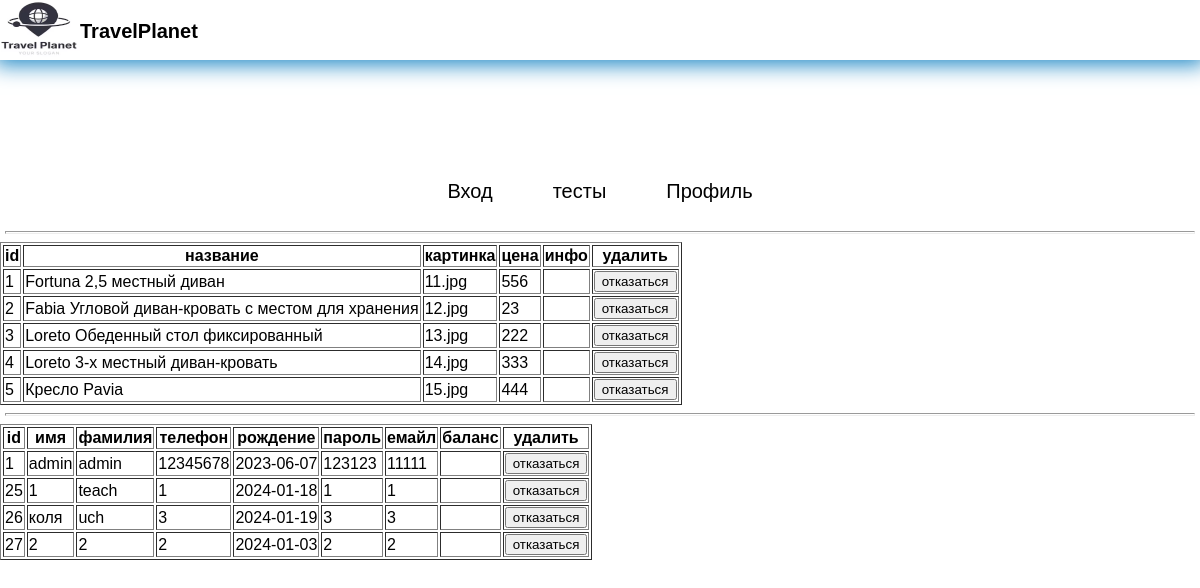
/pages/red.php (signed in), run on the app's committed database.
### tables this page shows
CREATE TABLE `books` (
  `id` int NOT NULL,
  `first_name` varchar(999) NOT NULL,
  `img` varchar(999) NOT NULL,
  `cost` int NOT NULL
);

CREATE TABLE `users` (
  `id` int NOT NULL,
  `first_name` varchar(50) NOT NULL,
  `last_name` varchar(50) NOT NULL,
  `phone` varchar(50) NOT NULL,
  `data` date NOT NULL,
  `password` varchar(50) NOT NULL,
  `email` varchar(50) NOT NULL
);

### pages/red.php (the view, shortened to what this page needs)
<?php
include("header.php");
require('bd_connect/db.php');
?>
<hr>
<form method="POST" >
     <table border="1">
     <th>id</th>
     <th>название </th>
     <th>картинка</th>
     <th>цена</th>
     <th>инфо</th>
     <th>удалить</th>
     <?php
         $query= "SELECT * FROM `books` ";
         $result = mysqli_query($con, $query) or die;
         for($data = []; $row = mysqli_fetch_assoc($result); $data[]=$row)
         $i++;
         foreach($data as $elem){
             echo "<tr>";
             echo "<td>".$elem['id']."</td>";
             echo "<td>".$elem['first_name']."</td>";
             echo "<td>".$elem['img']."</td>";
             echo "<td>".$elem['cost']."</td>";
             echo "<td>".$elem['info']."</td>";
             $idk = $elem['id'];
             echo '<td><form method="post"><input type="submit" value="отказаться" name='.$idk.'>     </form></td>';
             echo "</tr>";
         }
     ?>
     </table></form>
<hr>
<form method="POST" >
     <table border="1">
     <th>id</th>
     <th>имя </th>
     <th>фамилия</th>
     <th>телефон</th>
     <th>рождение</th>
     <th>пароль</th>
     <th>емайл</th>
     <th>баланс</th>
     <th>удалить</th>
     <?php
         $query= "SELECT * FROM `users` ";
         $result = mysqli_query($con, $query) or die;
         for($data = []; $row = mysqli_fetch_assoc($result); $data[]=$row)
         $i++;
         foreach($data as $elem){
             echo "<tr>";
             echo "<td>".$elem['id']."</td>";
             echo "<td>".$elem['first_name']."</td>";
             echo "<td>".$elem['last_name']."</td>";
             echo "<td>".$elem['phone']."</td>";
             echo "<td>".$elem['data']."</td>";
             echo "<td>".$elem['password']."</td>";
             echo "<td>".$elem['email']."</td>";
             echo "<td>".$elem['balenc']."</td>";
             $idz = $elem['id'];
             echo '<td><form method="post"><input type="submit" value="отказаться" name='.$idz.'>     </form></td>';
             echo "</tr>";
         }
     ?>
     </table></form>

### style/style.css (style rules this page uses)
body { margin: 0; padding: 0; font-family: sans-serif ; }
hr { height: 1px; color: red; width: 99%; }

### data on the page
books: id "1", first_name "Fortuna 2,5 местный диван", img "11.jpg", cost "556"
books: id "2", first_name "Fabia Угловой диван-кровать с местом для хранения", img "12.jpg", cost "23"
books: id "3", first_name "Loreto Обеденный стол фиксированный", img "13.jpg", cost "222"
books: id "4", first_name "Loreto 3-х местный диван-кровать", img "14.jpg", cost "333"
books: id "5", first_name "Кресло Pavia", img "15.jpg", cost "444"
users: id "1", first_name "admin", last_name "admin", phone "12345678", data "2023-06-07", password "123123", email "11111"
users: id "25", first_name "1", last_name "teach", phone "1", data "2024-01-18", password "1", email "1"
users: id "26", first_name "коля", last_name "uch", phone "3", data "2024-01-19", password "3", email "3"
users: id "27", first_name "2", last_name "2", phone "2", data "2024-01-03", password "2", email "2"
